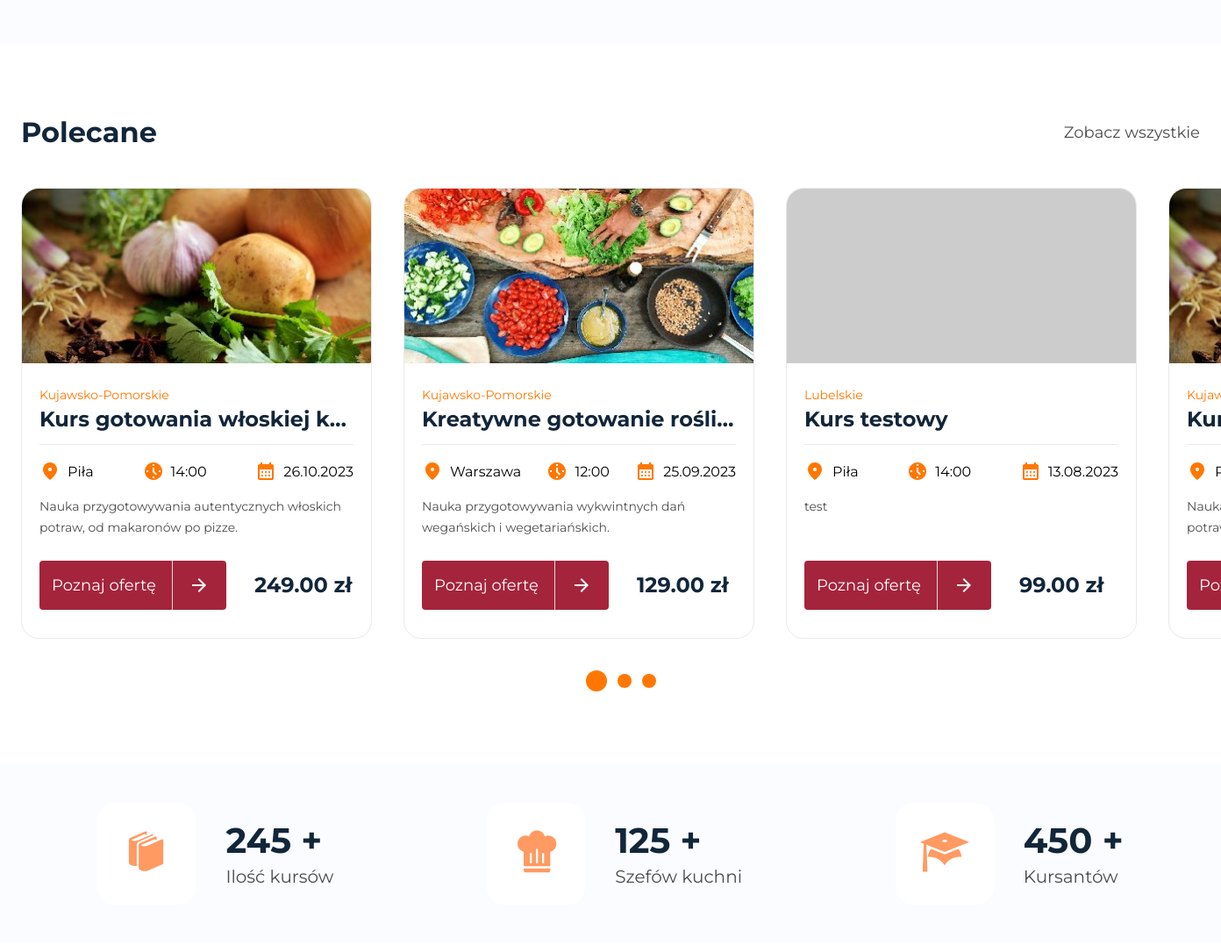
/ (middle part), run on an earlier commit of the app's database.
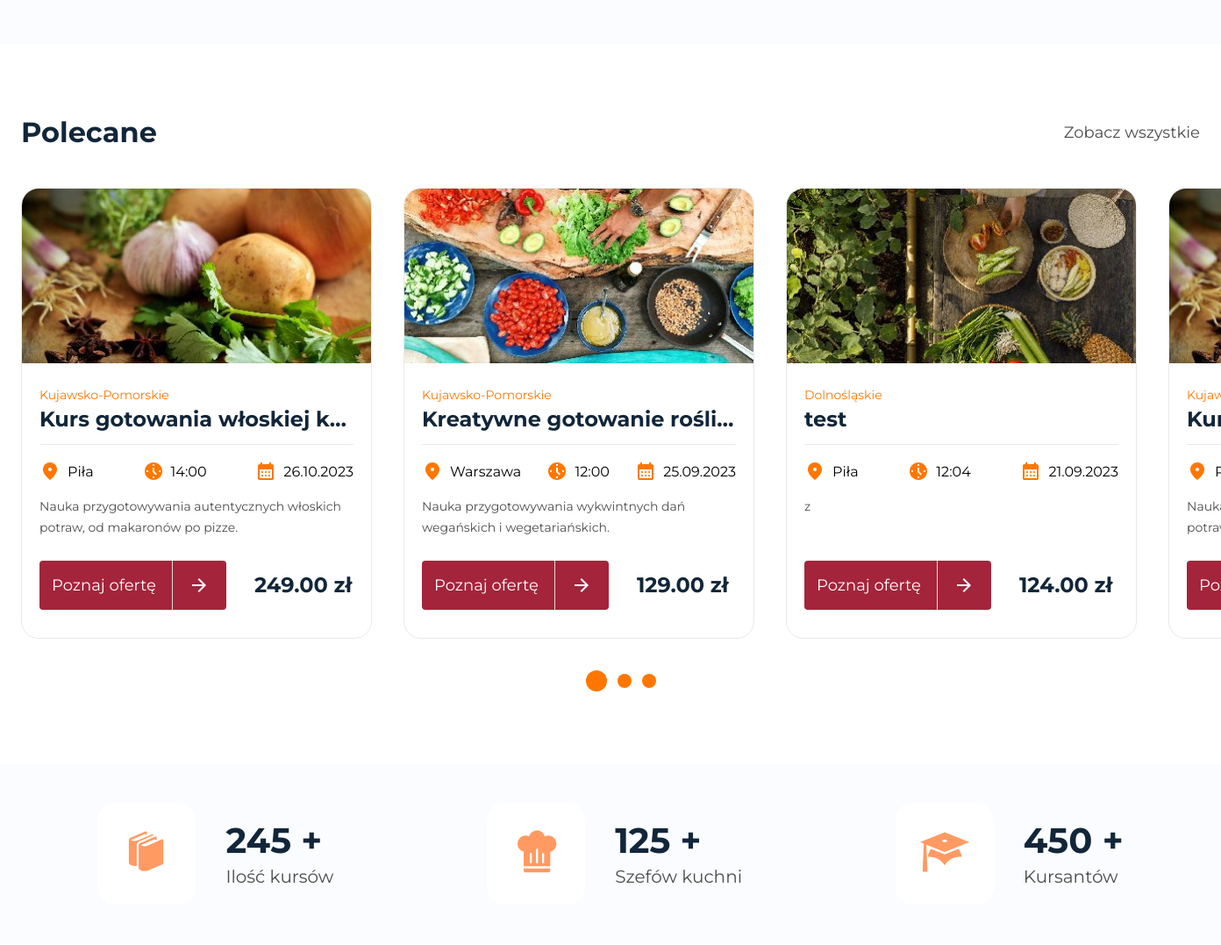
And on a later commit of the database.
### coursebookapp/models/course.py (models this page shows, shortened)
class Course(models.Model):
    instructor = models.ForeignKey(
        Instructor, on_delete=models.SET_NULL, null=True, blank=True
    )
    title = models.CharField(max_length=100)
    short_description = models.CharField(max_length=200)
    price = models.DecimalField(max_digits=8, decimal_places=2)
    province_choices = (
        ("dolnośląskie", "Dolnośląskie"),
        ("kujawsko-pomorskie", "Kujawsko-Pomorskie"),
        ("lubelskie", "Lubelskie"),
        ("lubuskie", "Lubuskie"),
        ("łódzkie", "Łódzkie"),
        ("małopolskie", "Małopolskie"),
        ("mazowieckie", "Mazowieckie"),
        ("opolskie", "Opolskie"),
        ("podkarpackie", "Podkarpackie"),
        ("podlaskie", "Podlaskie"),
        ("pomorskie", "Pomorskie"),
        ("śląskie", "Śląskie"),
        ("świętokrzyskie", "Świętokrzyskie"),
        ("warmińsko-mazurskie", "Warmińsko-Mazurskie"),
        ("wielkopolskie", "Wielkopolskie"),
        ("zachodniopomorskie", "Zachodniopomorskie"),
    )
    province = models.CharField(max_length=30, choices=province_choices)
    available = models.BooleanField(default=False)
    seats = models.PositiveIntegerField()
    date = models.DateField()
    time_start = models.TimeField()
    city = models.CharField(max_length=100)
    course_description = models.TextField()
    course_for = models.TextField()
    course_benefit = models.TextField()
    province_slug = models.SlugField(max_length=50, blank=True)
    slug = models.SlugField(max_length=200, unique=True, blank=True)

### coursebookapp/models/course_image.py (models this page shows, shortened)
class CourseImage(models.Model):
    course = models.ForeignKey(Course, on_delete=models.CASCADE)
    def get_upload_path(instance, filename):
        return f"course_images/{instance.course.id}/{filename}"
    image = models.ImageField(upload_to=get_upload_path)
    image_thumb = models.ImageField(upload_to=get_upload_path, blank=True)
    image_medium_thumb = models.ImageField(upload_to=get_upload_path, blank=True)

### coursebookapp/views/home_view.py (the view)
# urls.py: path("", views.HomeView.as_view(), name="home"),
class HomeView(generics.ListCreateAPIView):
    template_name = "pages/index.html"
    def get(self, request, *args, **kwargs):
        recommended_courses = Course.objects.all()
        for course in recommended_courses:
            image = course.courseimage_set.first()
            course.image = image
        context = {
            "recommended_courses": recommended_courses,
        }
        return render(request, self.template_name, context)

### templates/pages/index.html (shortened to what the changed rows need)
{% extends "layout/base.html" %}
{% block styles %}
<link rel="stylesheet" href="{% static 'css/global.min.css' %}">
<link rel="stylesheet" href="{% static 'css/home.min.css' %}">
<link rel="stylesheet" href="{% static 'css/splide-core.min.css' %}">
{% endblock %}
{% block content %}
<section class="recommended">
    <div class="oneside-container">
        <div class="recommended__inner">
            <div class="splide recommended-carousel" aria-label="Rekomendowane">
                <div class="splide__track">
                    <ul class="splide__list">
                        {% if recommended_courses  %}
                            {% for recommended in recommended_courses  %}
                            <li class="splide__slide">
                                <div class="offert-card">
                                    <div class="offert-card__image">
                                        {% if recommended.image.image.url %}
                                            <img
                                                loading="lazy"
                                                width="400"
                                                height="200"
                                                src="{{ recommended.image.image_medium_thumb.url }}"
                                                alt="{{ recommended.title }}"
                                            />
                                            {%else%}
                                            <img
                                                loading="lazy"
                                                width="400"
                                                height="200"
                                                src=" https://placehold.co/400x200?text={{recommended.title}}"
                                                alt=""
                                            />
                                            {% endif %}
                                    </div>
                                    <div class="offert-card__body">
                                        <p class="offert-card__body-overline">
                                            {{recommended.province|title}}
                                        </p>
                                        <h2 class="offert-card__body-title">
                                            {{ recommended.title}}
                                        </h2>
                                        <div class="offert-card__body-information">
                                            <div class="offert-card__information-box">
                                                <p class="information-card__information-name">
                                                    {{recommended.city|title}}
                                                </p>
                                            </div>
                                            <div class="offert-card__information-box">
                                                <p class="information-card__information-name">
                                                    {{ recommended.time_start|time:"H:i" }}
                                                </p>
                                            </div>
                                            <div class="offert-card__information-box">
                                                <p class="information-card__information-name">
                                                   {{ recommended.date|date:"d.m.Y" }}
                                                </p>
                                            </div>
                                        </div>
                                        <p class="offert-card__body-description">
                                            {{recommended.short_description}}
                                        </p>
                                        <div class="offert-card__body-action">
                                            <a href="{% url 'course_detail' province_slug=recommended.province_slug slug=recommended.slug %}" class="btn btn--primary">Poznaj ofertę
                                                <span class="btn__arrow">
                                                    <svg width="24" height="24" viewBox="0 0 24 24" fill="none"
                                                        xmlns="http://www.w3.org/2000/svg">
                                                        <path
                                                            d="M12 20L10.575 18.6L16.175 13H4V11H16.175L10.575 5.4L12 4L20 12L12 20Z"
                                                            fill="white" />
                                                    </svg>
                                                </span>
                                            </a>
                                            <p class="offert-card__body-price">{{recommended.price}}&nbsp;zł</p>
                                        </div>
                                    </div>
                                </div>
                            </li>
                            {% endfor %}
                        {% else%}
                        <div class="list__empty">
                            <p class="list__empty-name">Brak kursów</p>
                          </div>
                        {% endif %}
                    </ul>
                </div>
            </div>
        </div>
    </div>
</section>
{% endblock %}

What changed in the data, as far as the page shows it:
removed Course: province "Lubelskie", title "Kurs testowy", city "Piła", time_start "14:00", date "13.08.2023", short_description "test", price "99.00"
added Course: image.image_medium_thumb (picture), province "Dolnośląskie", title "test", city "Piła", time_start "12:04", date "21.09.2023", short_description "z", price "124.00"
